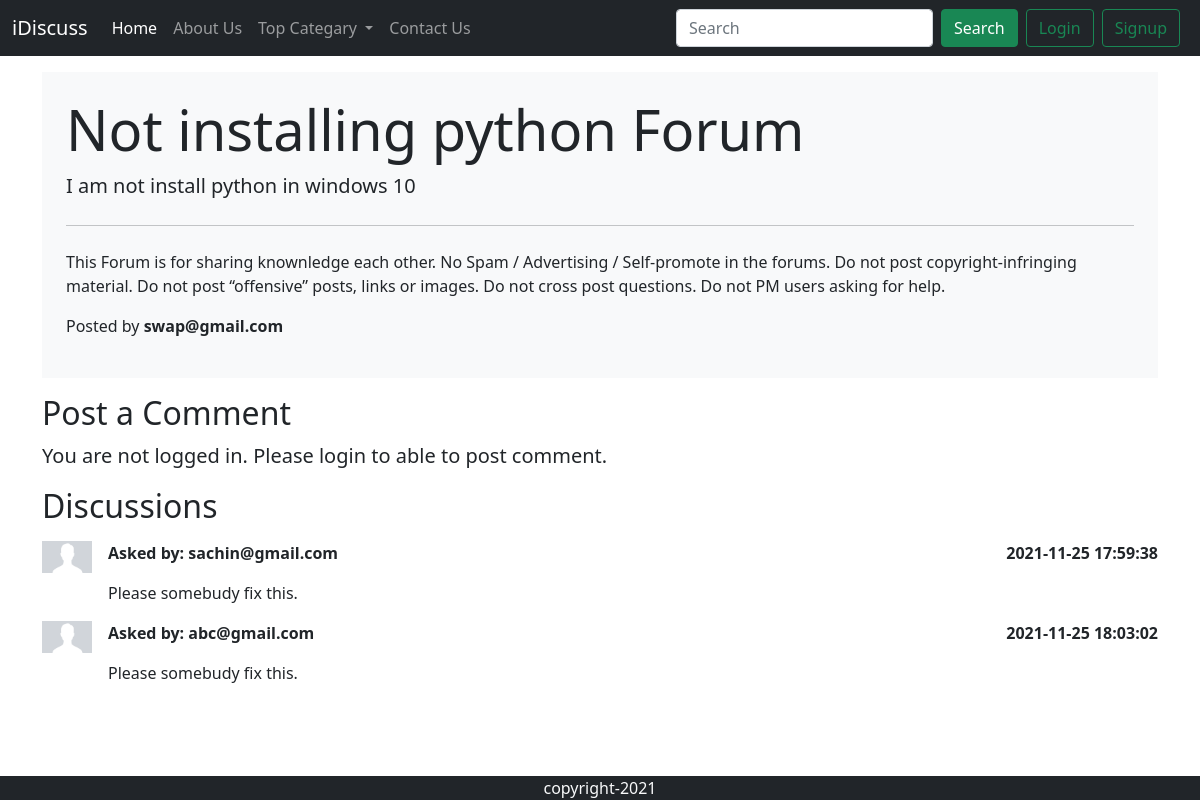
The page /thread.php?thrdid=1 on the database its author committed.
### tables this page shows
CREATE TABLE `threads` (
  `thrd_id` int(11) NOT NULL,
  `thrd_title` varchar(255) NOT NULL,
  `thrd_desc` text NOT NULL,
  `thrd_cat_id` int(11) NOT NULL,
  `thrd_user_id` int(11) NOT NULL,
  `date` datetime NOT NULL DEFAULT current_timestamp(),
  `sts` int(11) NOT NULL
);

CREATE TABLE `users` (
  `sno` int(11) NOT NULL,
  `email` varchar(110) NOT NULL,
  `password` varchar(200) NOT NULL,
  `date` datetime NOT NULL DEFAULT current_timestamp(),
  `sts` int(11) NOT NULL
);

CREATE TABLE `comments` (
  `cmt_id` int(11) NOT NULL,
  `cmt_content` text NOT NULL,
  `thrd_id` int(11) NOT NULL,
  `cmt_by` int(11) NOT NULL,
  `date` datetime NOT NULL DEFAULT current_timestamp(),
  `sts` int(11) NOT NULL
);

### thread.php (the view, shortened to what this page needs)
<!doctype html>
<html lang="en">
<head>
    <link href="https://cdn.jsdelivr.net/npm/bootstrap@5.0.2/dist/css/bootstrap.min.css" rel="stylesheet"
>
</head>
<body>
    <?php
    include './partial/db.php';
  include './partial/_header.php';
?>
    <?php
            $tid=$_GET['thrdid'];
            $sql="SELECT * FROM `threads` WHERE thrd_id=$tid";
            $result=mysqli_query($conn, $sql);
            while($row= mysqli_fetch_assoc($result)){
               $thrdtitle=$row['thrd_title'];
                $desc=$row['thrd_desc'];
                $thrd_user_id=$row['thrd_user_id'];
               $sql2="SELECT * FROM `users` where sno=$thrd_user_id";
               $result2=mysqli_query($conn, $sql2);
               $row2=mysqli_fetch_assoc($result2);
               $posted_by=$row2['email'];
            }
  ?>
    <div class="container my-3">
        <div class="jumbotron bg-light p-4">
            <h1 class="display-4"> <?php echo $thrdtitle; ?> Forum</h1>
            <p class="lead"><?php echo $desc; ?></p>
            <hr class="my-4">
            <p>This Forum is for sharing knownledge each other.
                No Spam / Advertising / Self-promote in the forums.
                Do not post copyright-infringing material.
                Do not post “offensive” posts, links or images.
                Do not cross post questions.
                Do not PM users asking for help.
            </p>
            <p class="lead">
               <p >Posted by <b><?php echo  $posted_by; ?> </b></p>
            </p>
        </div>
    </div>
    <?php
    if(isset($_SESSION['loggedin']) && $_SESSION['loggedin']==true ){
       echo '<div class="container my-2">
        <h2> Post a Comment</h2>
        <form class="p-4" action="'. $_SERVER['REQUEST_URI'].'" method="post">
            <div class="mb-3">
                <label for="exampleInputPassword1" class="form-label">Type Your Comment</label>
                <textarea class="form-control" placeholder="Leave a comment here" id="comment" name="comment"></textarea>
                <input type="hidden"  name="sno" value="'.$_SESSION['sno'].'">
                </div>
            <button type="submit" class="btn btn-success">Post Comment</button>
        </form>
    </div>';
}
else{
     echo '<div class="container"> <h2> Post a Comment</h2>
     <p class="lead">You are not logged in. Please login to able to post comment.</p></div>';
}
    ?>
    <div class="container my-3">
        <h2>Discussions</h2>
         <?php
            $tid=$_GET['thrdid'];
            $sql="SELECT * FROM `comments` WHERE thrd_id=$tid ";
            $result=mysqli_query($conn, $sql);
            while($row= mysqli_fetch_assoc($result)){
               $content=$row['cmt_content'];
               $cmt_time=$row['date'];
               $thrd_user_id=$row['cmt_by'];
               $sql2="SELECT * FROM `users` where sno=$thrd_user_id";
               $result2=mysqli_query($conn, $sql2);
               $row2=mysqli_fetch_assoc($result2);
       echo '<div class="d-flex py-2">
            <div class="flex-shrink-0 center">
                <img src="./img/user.png" width="50px" alt="...">
            </div>
            <div class="flex-grow-1 ms-3">
                <p class="fw-bold">Asked by: ' .$row2['email'].' <span class="float-end">'.$cmt_time.'</span></p>
                '.$content.'
            </div>
        </div>';
    }
    ?>
    </div>
    <?php include './partial/_footer.php' ?>
</body>
</html>

### rows shown on the page
threads: thrd_title "Not installing python", thrd_desc "I am not install python in windows 10"
users: email "swap@gmail.com"
comments: users.email "sachin@gmail.com", date "2021-11-25 17:59:38", cmt_content "Please somebudy fix this."
comments: users.email "abc@gmail.com", date "2021-11-25 18:03:02", cmt_content "Please somebudy fix this."
